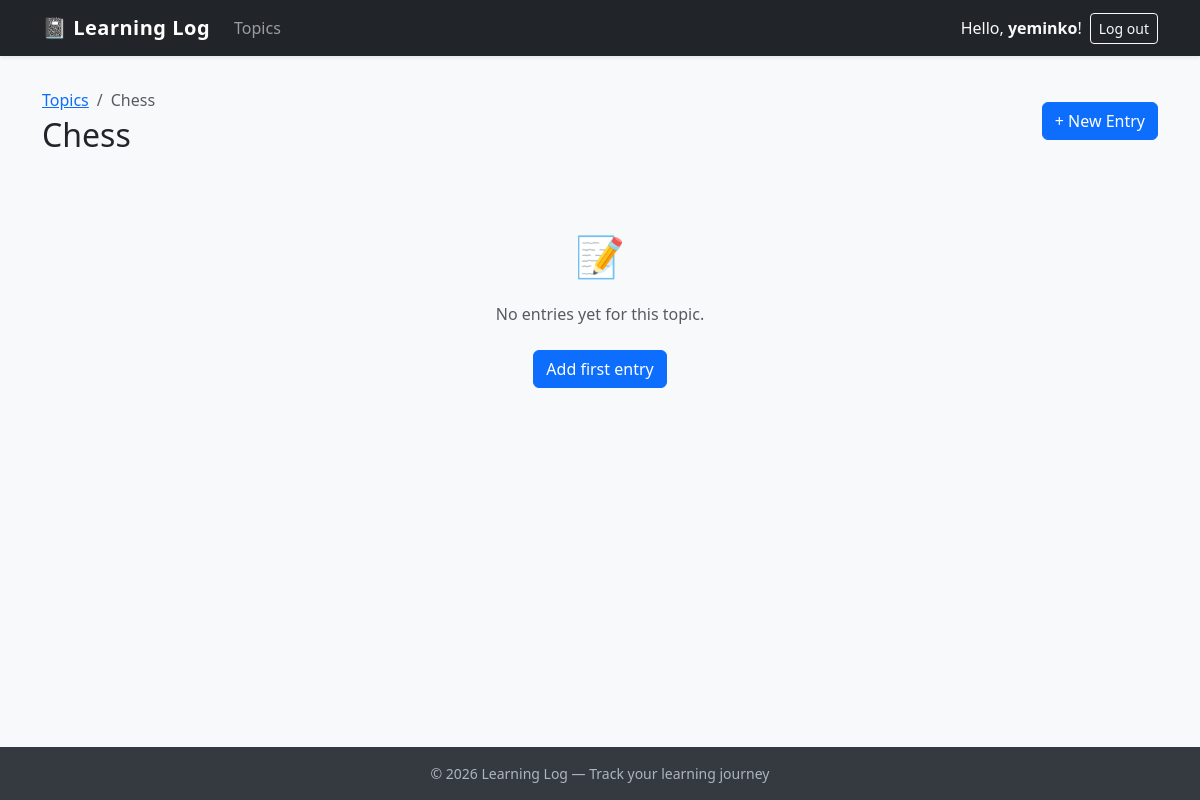
Before: /topics/1/ (signed in) with the older database file.
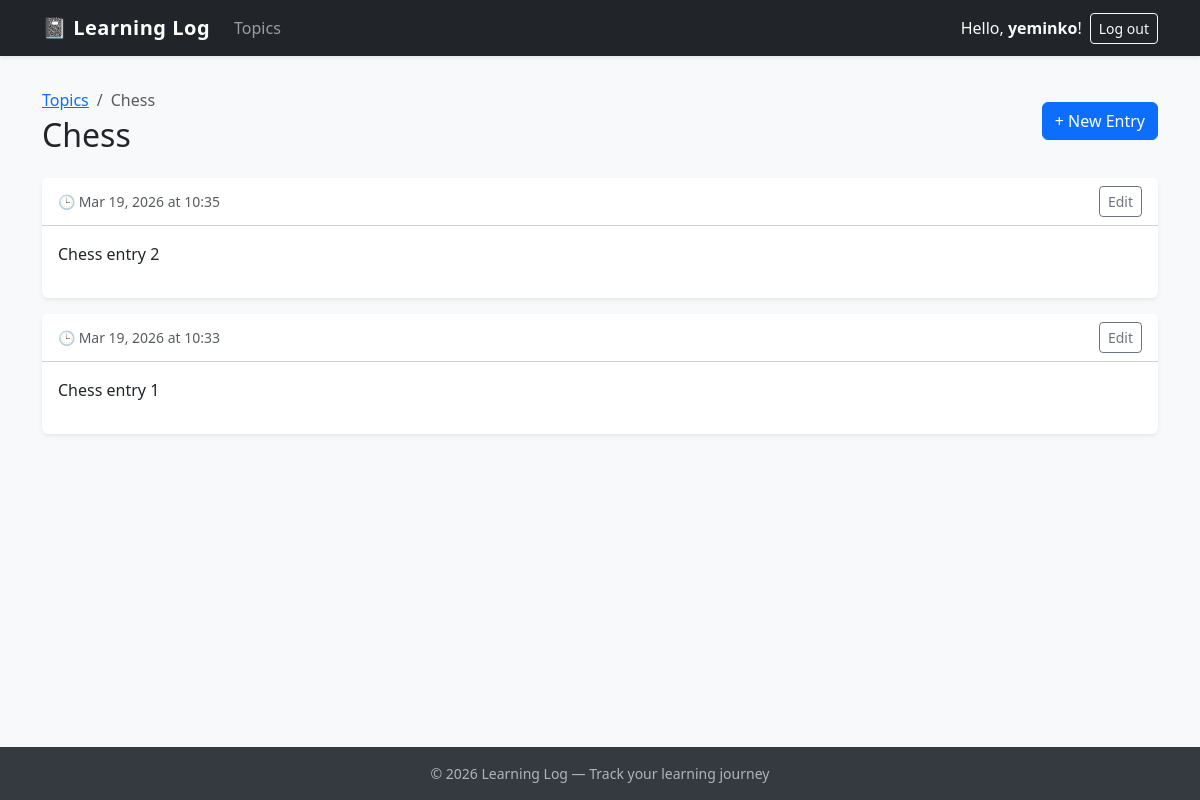
After: the same page with the newer database file.
### learning_logs/models.py (models this page shows, shortened)
class Topic(models.Model):
    text = models.CharField(max_length=200)
    date_added = models.DateTimeField(auto_now_add=True)
    owner = models.ForeignKey(User, on_delete=models.CASCADE)

class Entry(models.Model):
    topic = models.ForeignKey(
        Topic, on_delete=models.CASCADE)
    text = models.TextField()
    date_added = models.DateTimeField(auto_now_add=True)
    class Meta:
        verbose_name_plural = 'entries'

### learning_logs/views.py (the view)
# urls.py: path('topics/<int:topic_id>/', views.topic, name='topic'),
@login_required
def topic(request, topic_id):
    topic = Topic.objects.get(id=topic_id)
    if topic.owner != request.user:
        raise Http404
    entries = topic.entry_set.order_by('-date_added')
    context = {'topic': topic, 'entries': entries}
    return render(request, 'learning_logs/topic.html', context)

### learning_logs/templates/learning_logs/topic.html
{% extends "learning_logs/base.html" %}
{% block content %}
<div class="d-flex justify-content-between align-items-center mb-4">
    <div>
        <nav aria-label="breadcrumb">
            <ol class="breadcrumb mb-1">
                <li class="breadcrumb-item"><a href="{% url 'learning_logs:topics' %}">Topics</a></li>
                <li class="breadcrumb-item active">{{ topic.text }}</li>
            </ol>
        </nav>
        <h2 class="mb-0">{{ topic.text }}</h2>
    </div>
    <a href="{% url 'learning_logs:new_entry' topic.id %}" class="btn btn-primary">+ New Entry</a>
</div>
{% if entries %}
{% for entry in entries %}
<div class="card shadow-sm mb-3 border-0">
    <div class="card-header bg-white d-flex justify-content-between align-items-center">
        <small class="text-muted">🕒 {{ entry.date_added | date:'M d, Y \a\t H:i' }}</small>
        <a href="{% url 'learning_logs:edit_entry' entry.id %}" class="btn btn-outline-secondary btn-sm">Edit</a>
    </div>
    <div class="card-body">
        {{ entry.text | linebreaks }}
    </div>
</div>
{% endfor %}
{% else %}
<div class="text-center py-5">
    <div class="fs-1 mb-3">📝</div>
    <p class="text-muted">No entries yet for this topic.</p>
    <a href="{% url 'learning_logs:new_entry' topic.id %}" class="btn btn-primary mt-2">Add first entry</a>
</div>
{% endif %}
{% endblock %}

### learning_logs/templates/learning_logs/base.html (shortened to what this page needs)
<!DOCTYPE html>
<html lang="en">
<head>
    {% load django_bootstrap5 %}
    {% bootstrap_css %}
</head>
<body>
    <nav class="navbar navbar-expand-md navbar-dark bg-dark shadow-sm">
        <div class="container">
            <a class="navbar-brand" href="{% url 'learning_logs:index' %}">
                📓 Learning Log
            </a>
            <div class="collapse navbar-collapse" id="navbarContent">
                <ul class="navbar-nav me-auto mb-2 mb-md-0">
                    <li class="nav-item">
                        <a class="nav-link" href="{% url 'learning_logs:topics' %}">Topics</a>
                    </li>
                </ul>
                <ul class="navbar-nav ms-auto mb-2 mb-md-0 align-items-md-center">
                    {% if user.is_authenticated %}
                    <li class="nav-item me-2">
                        <span class="navbar-text text-light">Hello, <strong>{{ user.username }}</strong>!</span>
                    </li>
                    <li class="nav-item">
                        <form action="{% url 'accounts:logout' %}" method="post" class="d-inline">
                            <button type="submit" class="btn btn-outline-light btn-sm">Log out</button>
                        </form>
                    </li>
                    {% endif %}
                </ul>
            </div>
        </div>
    </nav>
    <main class="main-content">
        <div class="container">
            {% block content %}
            {% endblock content %}
        </div>
    </main>
    <footer class="text-center">
        <div class="container">
            &copy; 2026 Learning Log &mdash; Track your learning journey
        </div>
    </footer>
</body>
</html>

### learning_logs/templates/learning_logs/base.html (style rules this page uses)
html, body { height: 100%; margin: 0; }
body { background-color: #f8f9fa; display: flex; flex-direction: column; }
.navbar-brand { font-weight: 700; letter-spacing: 0.5px; }
.main-content { flex: 1; padding: 2rem 0; }
footer { background-color: #343a40; color: #adb5bd; padding: 1rem 0; font-size: 0.875rem; }

Changed rows visible on the page:
added Entry: date_added "Mar 19, 2026 at 10:35", text "Chess entry 2"
added Entry: date_added "Mar 19, 2026 at 10:33", text "Chess entry 1"
Other visible differences:
text no longer shown: "📝 No entries yet for this topic. Add first entry"
